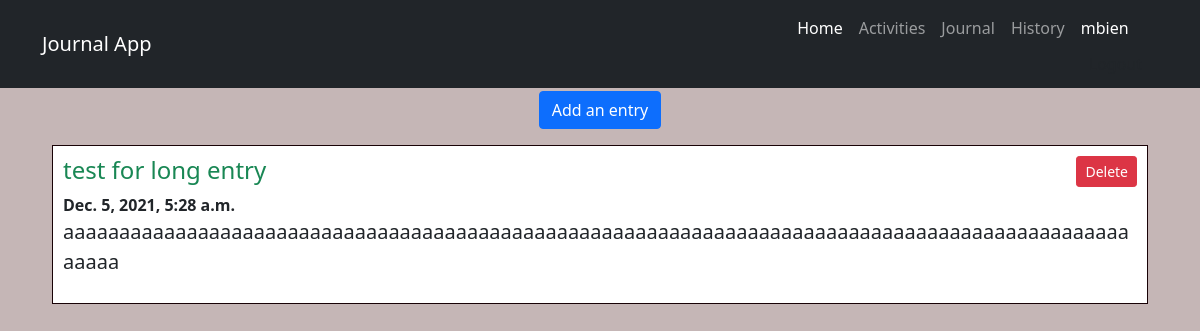
The page /journal/ (signed in) on the database as committed earlier.
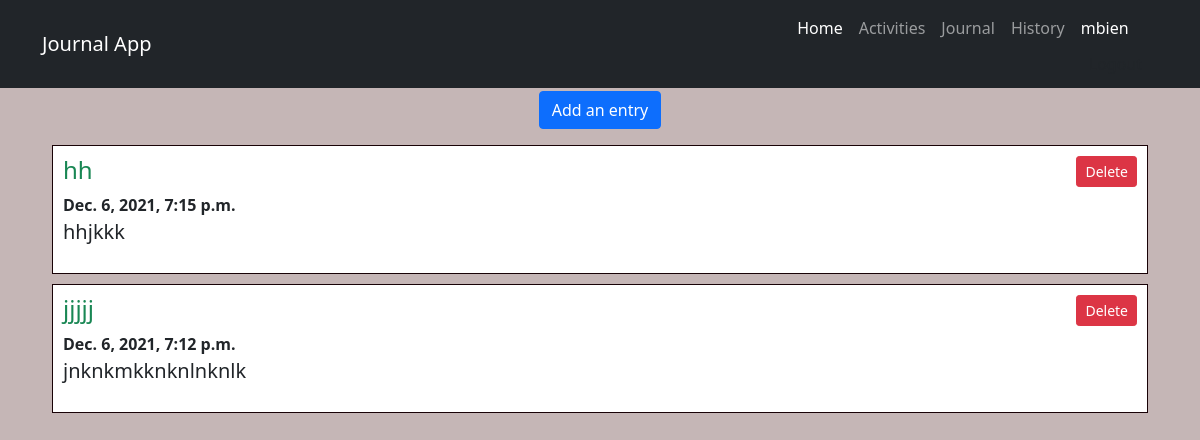
The same page on the database as committed later.
### journal/models.py (models this page shows, shortened)
class journal(models.Model):
    title = models.CharField(max_length=200)
    entry = models.TextField()
    created = models.DateTimeField(auto_now_add=True)
    class Meta:
        ordering = ['title']

### journal/views.py (the view)
# urls.py: path('', views.index, name="index"),
@login_required(login_url='login')
def index(request):
    entries = journal.objects.all()
    context = {'entries': entries}
    return render(request, 'entry/index.html', context)

### templates/entry/index.html (shortened to what this page needs)
{% extends 'entry/base.html' %}
{% block body %}
<div class="container">
    <div class="col-lg m-3 text-center">
    <a href="{% url 'add' %}" class="btn btn-primary btn-md" > Add an entry</a>
    </div>
{% for entries in entries %}
    <div class="journal-entry">
    <div class="row">
        <div class="col-6">
            <h4 class="text-success"> {{ entries.title }}</h4>
            <strong> {{ entries.created }}</strong>
        </div>
        <div class="col-6 text-end">
            <a href="{% url 'delete' entries.id %}" class="btn btn-danger btn-sm">Delete</a>
        </div>
        <div class="col-md-12">
           <p class="lead"> {{ entries.entry }} </p>
        </div>
    </div>
    </div>
{% endfor %}
</div>
{% endblock %}

Rows that differ between the two databases and show on the page:
removed journal: title "test for long entry", created "Dec. 5, 2021, 5:28 a.m.", entry "aaaaaaaaaaaaaaaaaaaaaaaaaaaaaaaaaaaaaaaaaaaaaaaaaaaaaaaaaaaaaaaaaaaaaaaaaaaaaaaaaaaaaaaaaaaaaaaaaaaa"
added journal: title "hh", created "Dec. 6, 2021, 7:15 p.m.", entry "hhjkkk"
added journal: title "jjjjj", created "Dec. 6, 2021, 7:12 p.m.", entry "jnknkmkknknlnknlk"
